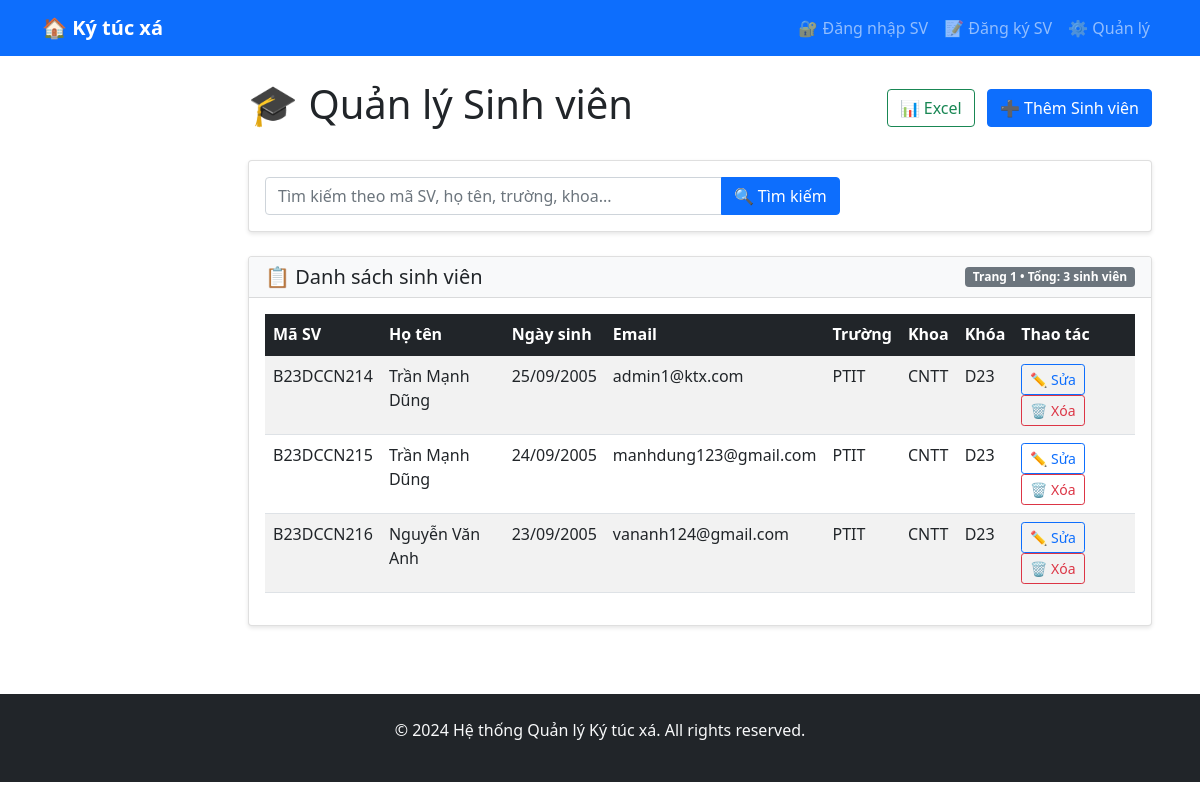
The page /students/ on the database its author committed.
### dormitory/models.py (models this page shows, shortened)
class Student(models.Model):
    user = models.OneToOneField(CustomUser, on_delete=models.CASCADE)
    student_id = models.CharField(max_length=20, unique=True)
    university = models.CharField(max_length=200)
    faculty = models.CharField(max_length=100)
    course = models.CharField(max_length=50)
    full_name = models.CharField(max_length=100, blank=True)
    date_of_birth = models.DateField(null=True, blank=True)

### accounts/models.py (models this page shows, shortened)
class CustomUser(AbstractUser):
    USER_TYPE_CHOICES = (
        ('student', 'Sinh viên'),
        ('manager', 'Quản lý'),
        ('staff', 'Nhân viên'),
    )
    user_type = models.CharField(max_length=10, choices=USER_TYPE_CHOICES, default='student')
    phone = models.CharField(max_length=15, blank=True)
    address = models.TextField(blank=True)
    date_of_birth = models.DateField(null=True, blank=True)
    avatar = models.ImageField(upload_to='avatars/', null=True, blank=True)

### dormitory/views.py (the view, shortened to what this page needs)
# urls.py: path('students/', views.student_list, name='student_list'),
def student_list(request):
    students = Student.objects.select_related('user').all()
    search_query = request.GET.get('search', '')
    paginator = Paginator(students, 10)
    page_number = request.GET.get('page')
    page_obj = paginator.get_page(page_number)
    return render(request, 'dormitory/student_list.html', {
        'page_obj': page_obj,
        'search_query': search_query
    })

### dormitory/templates/dormitory/student_list.html (shortened to what this page needs)
{% extends 'base.html' %}
{% block content %}
<div class="d-flex justify-content-between align-items-center mb-4">
    <h1>🎓 Quản lý Sinh viên</h1>
    <div>
        <a href="{% url 'export_students_excel' %}" class="btn btn-outline-success">📊 Excel</a>
        <a href="{% url 'student_create' %}" class="btn btn-primary ms-2">➕ Thêm Sinh viên</a>
    </div>
</div>
<div class="card mb-4">
    <div class="card-body">
        <form method="get" class="row g-3 align-items-center">
            <div class="col-md-8">
                <div class="input-group">
                    <input type="text" name="search" class="form-control"
                           placeholder="Tìm kiếm theo mã SV, họ tên, trường, khoa..."
                           value="{{ search_query }}">
                    <button type="submit" class="btn btn-primary">🔍 Tìm kiếm</button>
                </div>
            </div>
        </form>
    </div>
</div>
<div class="card">
    <div class="card-header bg-light">
        <div class="d-flex justify-content-between align-items-center">
            <h5 class="mb-0">📋 Danh sách sinh viên</h5>
            <span class="badge bg-secondary">
                Trang {{ page_obj.number }} • Tổng: {{ page_obj.paginator.count }} sinh viên
            </span>
        </div>
    </div>
    <div class="card-body">
        <div class="table-responsive">
            <table class="table table-striped table-hover">
                <thead class="table-dark">
                    <tr>
                        <th>Mã SV</th>
                        <th>Họ tên</th>
                        <th>Ngày sinh</th>
                        <th>Email</th>
                        <th>Trường</th>
                        <th>Khoa</th>
                        <th>Khóa</th>
                        <th>Thao tác</th>
                    </tr>
                </thead>
                <tbody>
                    {% for student in page_obj %}
                    <tr>
                        <td>{{ student.student_id }}</td>
                        <td>
                            {% if student.full_name %}
                                {{ student.full_name }}
                            {% else %}
                                {{ student.user.get_full_name }}
                            {% endif %}
                        </td>
                        <td>
                            {% if student.date_of_birth %}
                                {{ student.date_of_birth|date:"d/m/Y" }}
                            {% else %}
                                <span class="text-muted">-</span>
                            {% endif %}
                        </td>
                        <td>{{ student.user.email }}</td>
                        <td>{{ student.university }}</td>
                        <td>{{ student.faculty }}</td>
                        <td>{{ student.course }}</td>
                        <td>
                            <a href="{% url 'student_edit' student.pk %}" class="btn btn-sm btn-outline-primary">✏️ Sửa</a>
                            <a href="{% url 'student_delete' student.pk %}" class="btn btn-sm btn-outline-danger">🗑️ Xóa</a>
                        </td>
                    </tr>
                    {% endfor %}
                </tbody>
            </table>
        </div>
    </div>
</div>
{% endblock %}

### templates/base.html (style rules this page uses)
.card { box-shadow: 0 2px 4px rgba(0, 0, 0, 0.1); margin-bottom: 20px; }

### rows shown on the page
Student: student_id "B23DCCN214", full_name "Trần Mạnh Dũng", date_of_birth "25/09/2005", user.email "admin1@ktx.com", university "PTIT", faculty "CNTT", course "D23"
Student: student_id "B23DCCN215", full_name "Trần Mạnh Dũng", date_of_birth "24/09/2005", user.email "manhdung123@gmail.com", university "PTIT", faculty "CNTT", course "D23"
Student: student_id "B23DCCN216", full_name "Nguyễn Văn Anh", date_of_birth "23/09/2005", user.email "vananh124@gmail.com", university "PTIT", faculty "CNTT", course "D23"

### other values the page prints
{{ page_obj.number }} "1"
{{ page_obj.paginator.count }} "3"
